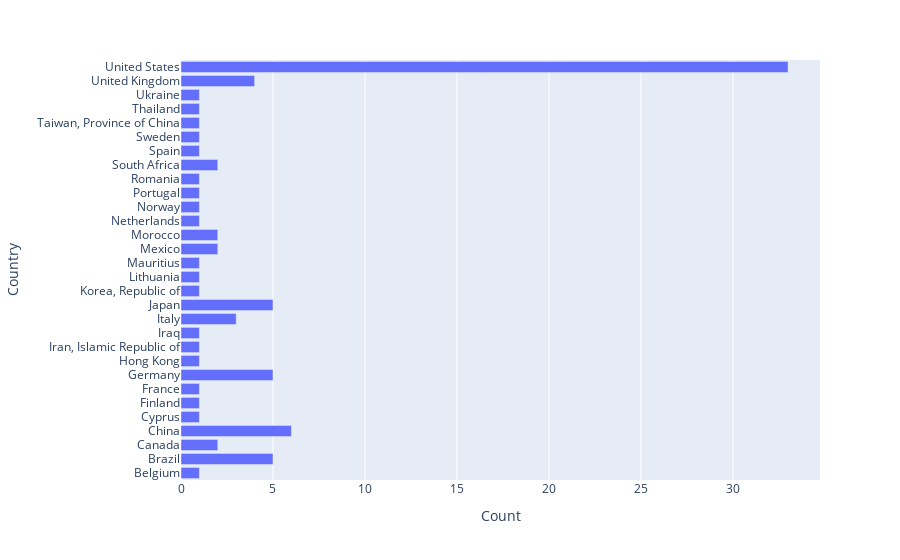

Source (notebook cell):
### Code cell
px.bar(df_countries, x= 'Count', y= 'Country')

### Figure 1 — Plotly figure (JSON) as saved in the notebook; plotly's stock layout.template omitted (floating-point values rounded to 4 significant figures)
{"data": [{"alignmentgroup": "True", "hovertemplate": "Count=%{x}<br>Country=%{y}<extra></extra>", "legendgroup": "", "marker": {"color": "#636efa", "pattern": {"shape": ""}}, "name": "", "offsetgroup": "", "orientation": "h", "showlegend": false, "textposition": "auto", "type": "bar", "x": [1, 5, 2, 6, 1, 1, 1, 5, 1, 1, 1, 3, 5, 1, 1, 1, 2, 2, 1, 1, 1, 1, 2, 1, 1, 1, 1, 1, 4, 33], "xaxis": "x", "y": ["Belgium", "Brazil", "Canada", "China", "Cyprus", "Finland", "France", "Germany", "Hong Kong", "Iran, Islamic Republic of", "Iraq", "Italy", "Japan", "Korea, Republic of", "Lithuania", "Mauritius", "Mexico", "Morocco", "Netherlands", "Norway", "Portugal", "Romania", "South Africa", "Spain", "Sweden", "Taiwan, Province of China", "Thailand", "Ukraine", "United Kingdom", "United States"], "yaxis": "y"}], "layout": {"barmode": "relative", "legend": {"tracegroupgap": 0}, "margin": {"t": 60}, "xaxis": {"anchor": "y", "domain": [0, 1], "title": {"text": "Count"}}, "yaxis": {"anchor": "x", "domain": [0, 1], "title": {"text": "Country"}}}}
